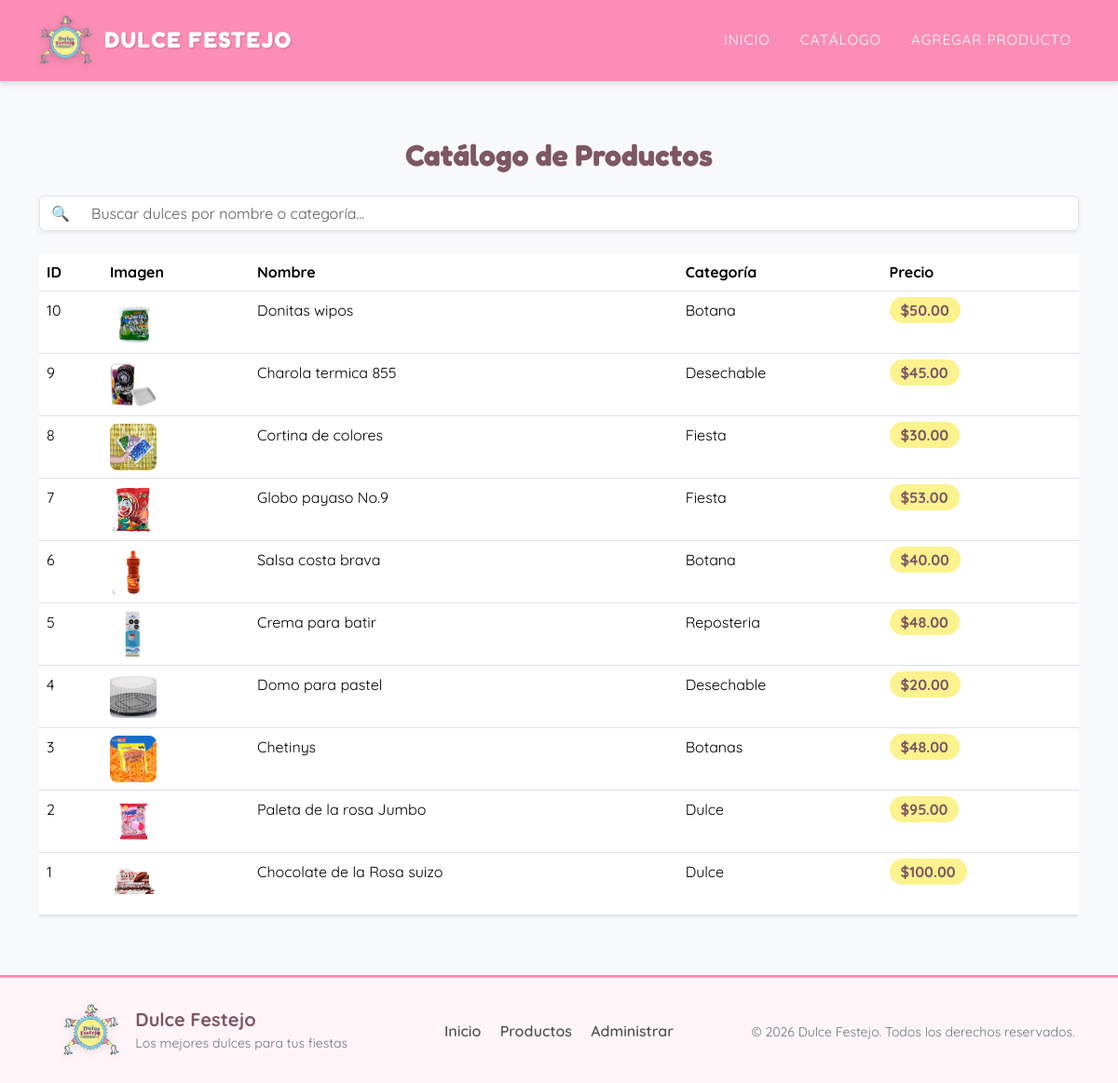
The page /productos.php on the database its author committed.
### tables this page shows
CREATE TABLE productos (
    id INTEGER PRIMARY KEY AUTOINCREMENT,
    nombre TEXT NOT NULL,
    categoria TEXT NOT NULL,
    precio REAL NOT NULL,
    imagen TEXT
);

### productos.php (the view, shortened to what this page needs)
<?php
    require_once 'db.php';
    $productos = $conexion->query('SELECT * FROM productos ORDER BY id DESC')->fetchAll(PDO::FETCH_ASSOC);
?>
<!DOCTYPE html>
<html lang="es">
    <head>
        <link href="https://cdn.jsdelivr.net/npm/bootstrap@5.3.3/dist/css/bootstrap.min.css" rel="stylesheet">
        <link href="css/styles.css" rel="stylesheet" />
    </head>
    <body style="padding-top: 100px;" class="bg-light">
        <nav class="navbar navbar-expand-lg navbar-dark fixed-top" id="mainNav">
            <div class="container">
                <a class="navbar-brand d-flex align-items-center" href="index.php">
                    <img src="assets/logo.png" alt="Logo Dulce Festejo">
                    Dulce Festejo
                </a>
                <div class="collapse navbar-collapse" id="navbarResponsive">
                    <ul class="navbar-nav text-uppercase ms-auto py-4 py-lg-0">
                        <li class="nav-item"><a class="nav-link" href="index.php">Inicio</a></li>
                        <li class="nav-item"><a class="nav-link" href="productos.php">Catálogo</a></li>
                        <li class="nav-item"><a class="nav-link" href="formulario.php">Agregar Producto</a></li>
                    </ul>
                </div>
            </div>
        </nav>
        <main class="container my-5">
            <h2 class="mb-4 text-center">Catálogo de Productos</h2>
            <div class="row justify-content-center mb-4">
                <div class="col-md-6">
                    <div class="input-group shadow-sm">
                        <span class="input-group-text bg-white border-end-0">🔍</span>
                        <input type="text" id="buscador-productos" class="form-control border-start-0" placeholder="Buscar dulces por nombre o categoría...">
                    </div>
                </div>
            </div>
            <div class="table-responsive">
                <table class="table table-hover bg-white shadow-sm">
                    <thead style="background-color: var(--color-rosa); color: white;">
                        <tr>
                            <th>ID</th>
                            <th>Imagen</th>
                            <th>Nombre</th>
                            <th>Categoría</th>
                            <th>Precio</th>
                        </tr>
                    </thead>
                    <tbody id="tabla-productos">
                        <?php foreach ($productos as $prod): ?>
                        <tr class="fila-producto">
                            <td><?= $prod['id']; ?></td>
                            <td>
                                <img src="<?= htmlspecialchars($prod['imagen']) ?>"
                                    alt="<?= htmlspecialchars($prod['nombre']) ?>"
                                    width="50" height="50"
                                    style="object-fit: cover; border-radius: 8px;">
                            </td>
                            <td><?= htmlspecialchars($prod['nombre']); ?></td>
                            <td><?= htmlspecialchars($prod['categoria']); ?></td>
                            <td><span class="precio-badge">$<?= number_format((float)$prod['precio'], 2) ?></span></td>
                        </tr>
                        <?php endforeach; ?>
                    </tbody>
                </table>
            </div>
        </main>
        <?php include 'footer.php'; ?>
    </body>
</html>

### Footer.php
<footer class="footer-dulce py-4 mt-5">
    <div class="container">
        <div class="row align-items-center text-center text-lg-start">
            <div class="col-lg-4 mb-3 mb-lg-0 d-flex align-items-center justify-content-center justify-content-lg-start">
                <img src="assets/logo.png" alt="Logo Dulce Festejo" class="footer-logo me-3">
                <div>
                    <h5 class="mb-0 fw-bold">Dulce Festejo</h5>
                    <small class="text-muted">Los mejores dulces para tus fiestas</small>
                </div>
            </div>
            <div class="col-lg-4 mb-3 mb-lg-0 text-center">
                <a href="index.php" class="footer-link mx-2">Inicio</a>
                <a href="productos.php" class="footer-link mx-2">Productos</a>
                <a href="formulario.php" class="footer-link mx-2">Administrar</a>
            </div>
            <div class="col-lg-4 text-center text-lg-end">
                <small class="text-muted">&copy; <?php echo date('Y'); ?> Dulce Festejo. Todos los derechos reservados.</small>
            </div>
        </div>
    </div>
</footer>

### rows shown on the page
productos: id "10", imagen (picture), nombre "Donitas wipos", categoria "Botana", precio "50.00"
productos: id "9", imagen (picture), nombre "Charola termica 855", categoria "Desechable", precio "45.00"
productos: id "8", imagen (picture), nombre "Cortina de colores", categoria "Fiesta", precio "30.00"
productos: id "7", imagen (picture), nombre "Globo payaso No.9", categoria "Fiesta", precio "53.00"
productos: id "6", imagen (picture), nombre "Salsa costa brava", categoria "Botana", precio "40.00"
productos: id "5", imagen (picture), nombre "Crema para batir", categoria "Reposteria", precio "48.00"
productos: id "4", imagen (picture), nombre "Domo para pastel", categoria "Desechable", precio "20.00"
productos: id "3", imagen (picture), nombre "Chetinys", categoria "Botanas", precio "48.00"
productos: id "2", imagen (picture), nombre "Paleta de la rosa Jumbo", categoria "Dulce", precio "95.00"
productos: id "1", imagen (picture), nombre "Chocolate de la Rosa suizo", categoria "Dulce", precio "100.00"
